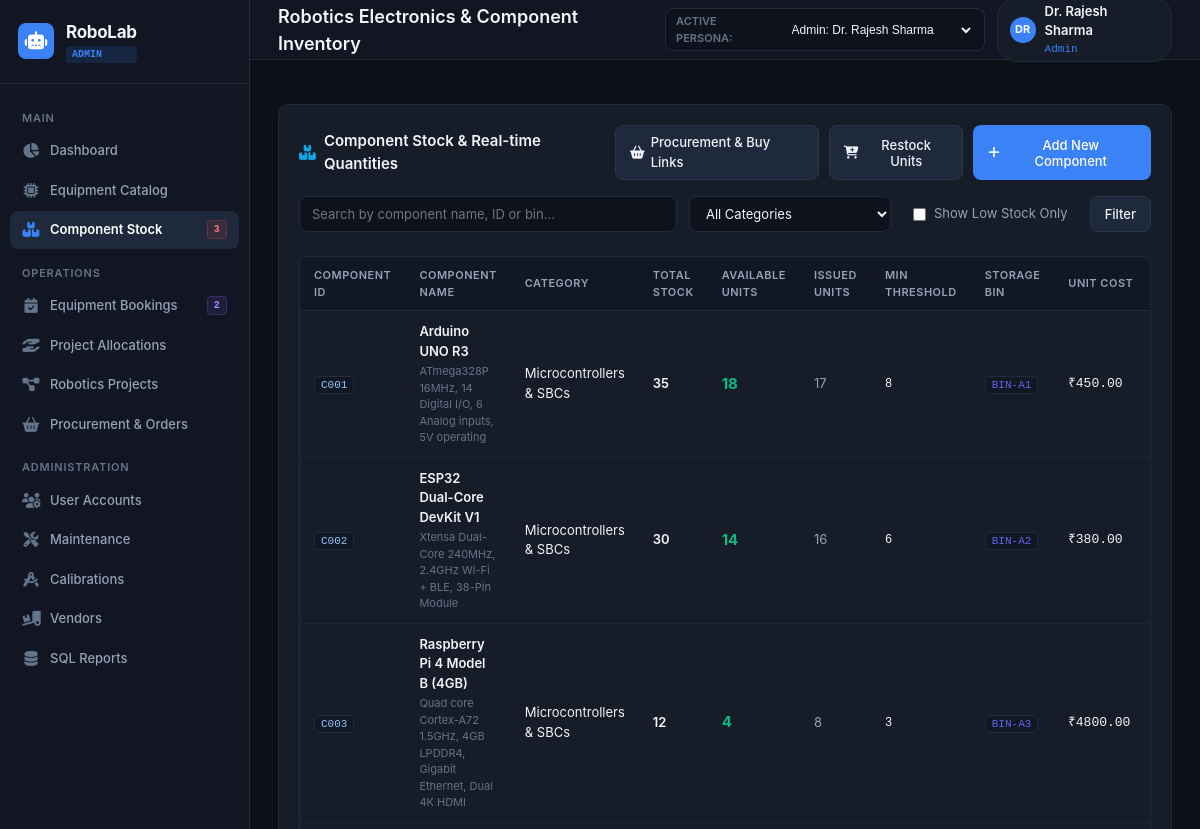
The app's page /components (upper part), older data.
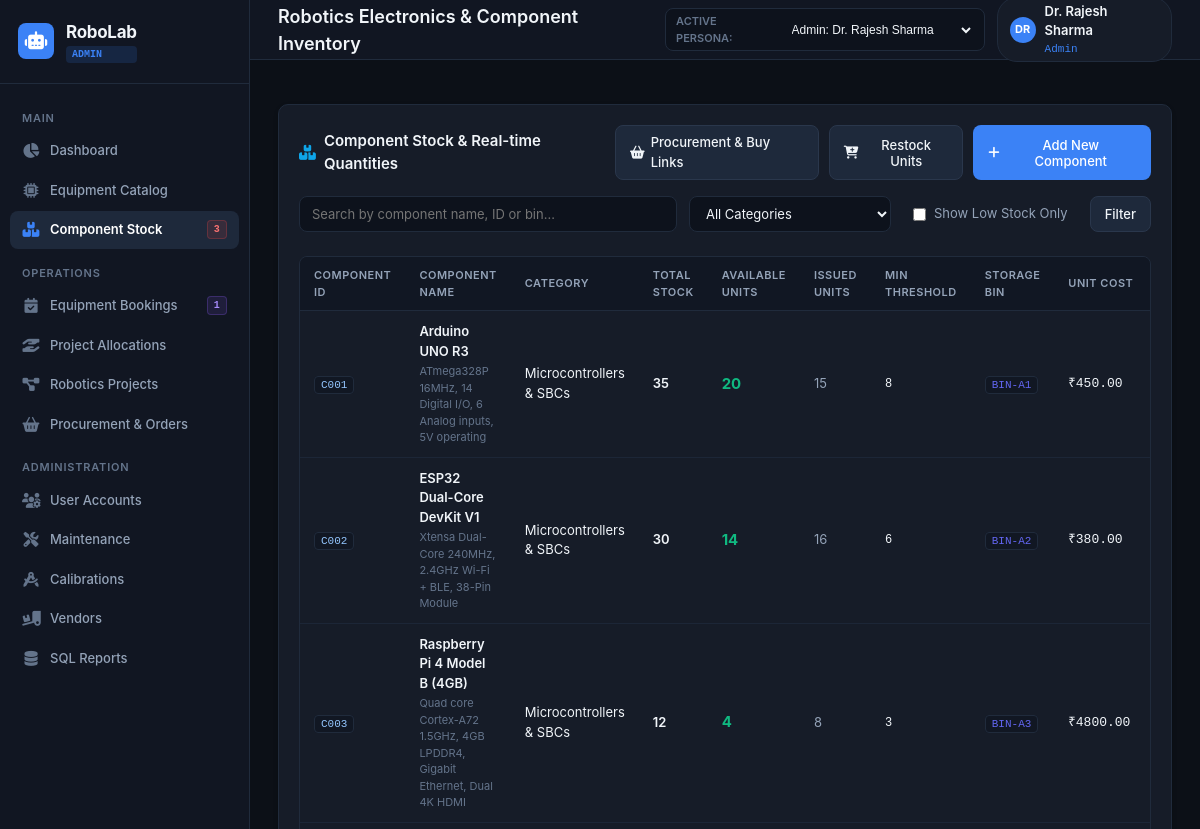
The same page, newer data.
### tables this page shows
CREATE TABLE COMPONENTS (
    component_id TEXT PRIMARY KEY,
    component_name TEXT NOT NULL,
    category_id INTEGER NOT NULL,
    total_quantity INTEGER NOT NULL CHECK (total_quantity >= 0),
    available_quantity INTEGER NOT NULL CHECK (available_quantity >= 0),
    minimum_stock INTEGER NOT NULL DEFAULT 5 CHECK (minimum_stock >= 0),
    unit_cost REAL DEFAULT 0.00 CHECK (unit_cost >= 0),
    storage_bin TEXT,
    specifications TEXT,
    created_at DATETIME DEFAULT CURRENT_TIMESTAMP,
    FOREIGN KEY (category_id) REFERENCES COMPONENT_CATEGORIES(category_id)
);

CREATE TABLE COMPONENT_CATEGORIES (
    category_id INTEGER PRIMARY KEY AUTOINCREMENT,
    category_name TEXT NOT NULL UNIQUE,
    description TEXT
);

### app.py (the view)
@app.route('/components')
@login_required
def components_list():
    cat_filter = request.args.get('category', '')
    low_stock_only = request.args.get('low_stock', '')
    search = request.args.get('q', '').strip()
    sql = """
        SELECT c.*, cc.category_name,
               (c.total_quantity - c.available_quantity) AS issued_quantity
        FROM COMPONENTS c
        JOIN COMPONENT_CATEGORIES cc ON c.category_id = cc.category_id
        WHERE 1=1
    """
    params = []
    if cat_filter:
        sql += " AND c.category_id = %s"
        params.append(cat_filter)
    if low_stock_only == '1':
        sql += " AND c.available_quantity <= c.minimum_stock"
    if search:
        sql += " AND (c.component_name LIKE %s OR c.component_id LIKE %s OR c.storage_bin LIKE %s)"
        params.extend([f"%{search}%", f"%{search}%", f"%{search}%"])
    sql += " ORDER BY c.component_id ASC"
    components = query_db(sql, params)
    categories = query_db("SELECT * FROM COMPONENT_CATEGORIES ORDER BY category_name ASC")
    return render_template('components.html', components=components, categories=categories,
                           selected_cat=cat_filter, low_stock=low_stock_only, search=search)

### app.py (called while the page is built)
def get_current_user():
    user_id = session.get('user_id')
    if not user_id:
        return None
    user = query_db("""
        SELECT u.*, r.role_name
        FROM USERS u
        JOIN ROLES r ON u.role_id = r.role_id
        WHERE u.user_id = %s
    """, [user_id], one=True)
    return user

def login_required(f):
    @wraps(f)
    def decorated_function(*args, **kwargs):
        if 'user_id' not in session:
            first_user = query_db("SELECT u.user_id, r.role_name, u.full_name FROM USERS u JOIN ROLES r ON u.role_id = r.role_id ORDER BY u.user_id ASC LIMIT 1", one=True)
            if first_user:
                session['user_id'] = first_user['user_id']
                session['role_name'] = first_user['role_name']
                session['full_name'] = first_user['full_name']
            else:
                session['user_id'] = 1
                session['role_name'] = 'Admin'
        return f(*args, **kwargs)
    return decorated_function

### db.py (called while the page is built)
def is_using_sqlite():
    global _USING_SQLITE
    return _USING_SQLITE

### templates/components.html (shortened to what the changed rows need)
{% extends "layout.html" %}
{% block page_title %}Robotics Electronics &amp; Component Inventory{% endblock %}
{% block content %}
<div class="card-section">
    <div class="table-container">
        <table class="table-modern">
            <thead>
                <tr>
                    <th>Component ID</th>
                    <th>Component Name</th>
                    <th>Category</th>
                    <th>Total Stock</th>
                    <th>Available Units</th>
                    <th>Issued Units</th>
                    <th>Min Threshold</th>
                    <th>Storage Bin</th>
                    <th>Unit Cost</th>
                </tr>
            </thead>
            <tbody>
                {% for comp in components %}
                <tr>
                    <td><span class="code-pill">{{ comp.component_id }}</span></td>
                    <td style="font-weight: 600;">
                        {{ comp.component_name }}
                        {% if comp.specifications %}
                        <div style="font-size: 11px; color: var(--text-muted); font-weight: normal; margin-top: 2px;">
                            {{ comp.specifications }}
                        </div>
                        {% endif %}
                    </td>
                    <td>{{ comp.category_name }}</td>
                    <td style="font-weight: 600;">{{ comp.total_quantity }}</td>
                    <td style="font-weight: 700; font-size: 15px; color: {% if comp.available_quantity <= comp.minimum_stock %}var(--accent-rose){% else %}var(--accent-emerald){% endif %};">
                        {{ comp.available_quantity }}
                    </td>
                    <td style="color: var(--text-secondary);">{{ comp.issued_quantity }}</td>
                    <td style="font-family: var(--font-mono); font-size: 12px;">{{ comp.minimum_stock }}</td>
                    <td><span class="code-pill" style="color: var(--accent-indigo);">{{ comp.storage_bin or 'N/A' }}</span></td>
                    <td style="font-family: var(--font-mono);">₹{{ "%.2f"|format(comp.unit_cost) }}</td>
                </tr>
                {% else %}
                <tr>
                    <td colspan="10" style="text-align: center; color: var(--text-muted); padding: 30px;">
                        No components found.
                    </td>
                </tr>
                {% endfor %}
            </tbody>
        </table>
    </div>
</div>
{% endblock %}

### templates/layout.html (shortened to what the changed rows need)
<!DOCTYPE html>
<html lang="en">
<head>
    <link rel="stylesheet" href="{{ url_for('static', filename='css/fontawesome.min.css') }}">
    <link rel="stylesheet" href="{{ url_for('static', filename='css/style.css') }}">
</head>
<body>
    <div class="app-container">
        <aside class="sidebar">
            <ul class="nav-menu">
                <li class="nav-item">
                    <a href="{{ url_for('bookings_list') }}" class="nav-link {% if request.endpoint == 'bookings_list' %}active{% endif %}">
                        <i class="fa-solid fa-calendar-check"></i>
                        <span>{% if current_user and current_user.role_name == 'Student' %}My Slot Bookings{% else %}Equipment Bookings{% endif %}</span>
                        {% if pending_bookings_count > 0 and (not current_user or current_user.role_name in ['Admin', 'Faculty']) %}
                            <span class="badge badge-pending" style="margin-left: auto; padding: 1px 6px; font-size: 10px;">{{ pending_bookings_count }}</span>
                        {% endif %}
                    </a>
                </li>
            </ul>
        </aside>
        <div class="main-wrapper">
            <header class="topbar">
                <div class="page-title-group">
                    <h1>{% block page_title %}Robotics Laboratory Management System{% endblock %}</h1>
                </div>
            </header>
            <main class="content-body">
                {% block content %}{% endblock %}
            </main>
        </div>
    </div>
</body>
</html>

Row changes from the older to the newer data that the page shows:
changed COMPONENTS "Arduino UNO R3": available_quantity "18" → "20"; issued_quantity "17" → "15"
Text that changed along with them:
{{ pending_bookings_count }}: "2" → "1"
